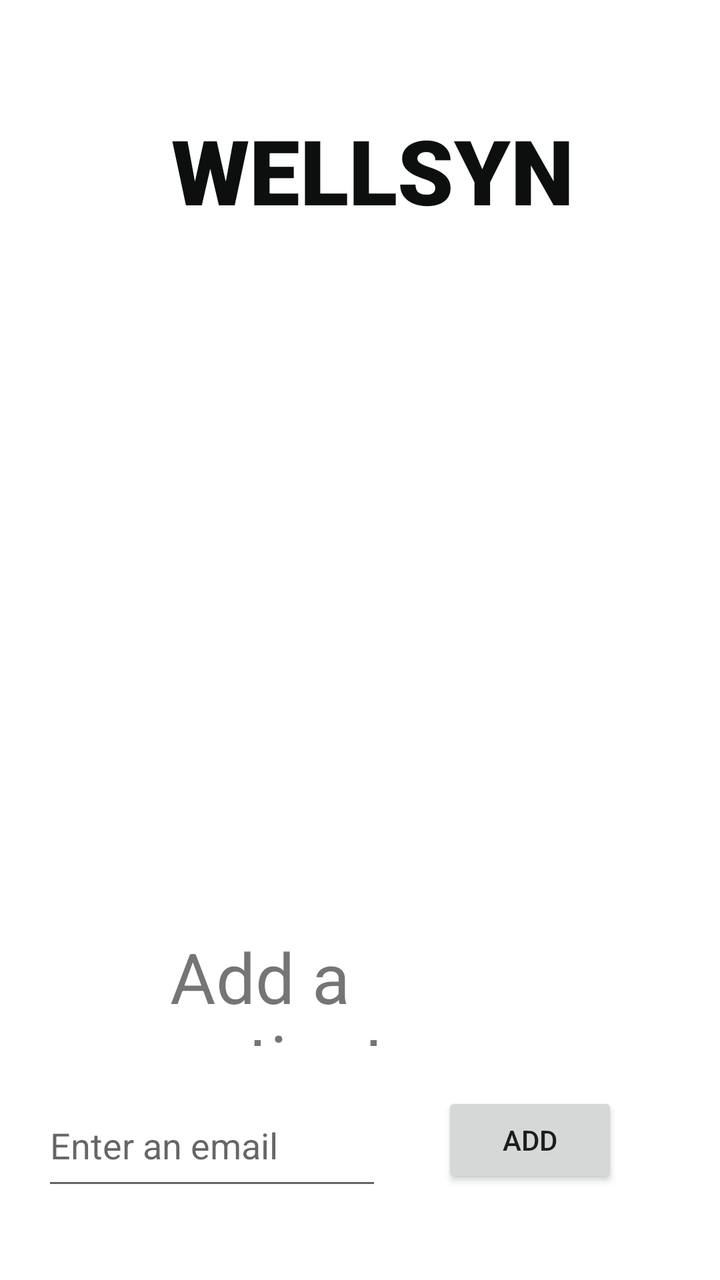
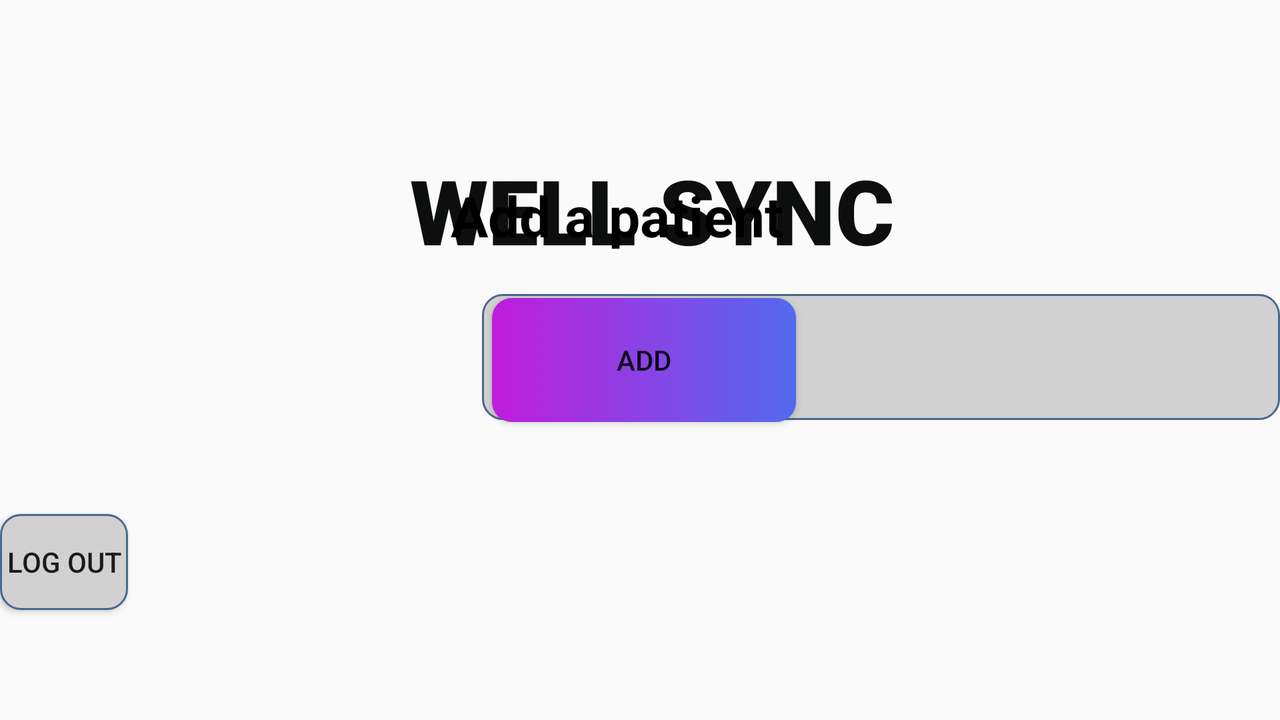

Compare how this app lays out the same screen by default and in its alternative resource folder. The renders come first, then the two layout files and the values they reference.
<!-- AndroidManifest.xml: application theme AppTheme -->
<!-- res/layout/activity_doctor_main.xml -->
<?xml version="1.0" encoding="utf-8"?>
<RelativeLayout xmlns:android="http://schemas.android.com/apk/res/android"
    xmlns:app="http://schemas.android.com/apk/res-auto"
    xmlns:tools="http://schemas.android.com/tools"
    android:layout_width="match_parent"
    android:layout_height="match_parent"
    android:background="@color/colorPrimary">
    <TextView
    android:id="@+id/textView9"
    android:layout_width="262dp"
    android:layout_height="50dp"
    android:layout_alignParentStart="true"
    android:layout_alignParentTop="true"
    android:layout_alignParentEnd="true"
    android:layout_centerHorizontal="true"
    android:layout_marginStart="81dp"
    android:layout_marginTop="55dp"
    android:layout_marginEnd="68dp"
    android:fontFamily="sans-serif-black"
    android:gravity="center"
    android:text="WELLSYNC"
    android:textColor="@color/colorPrimaryDark"
    android:textSize="45sp" />

    <androidx.recyclerview.widget.RecyclerView
        android:id="@+id/patientList"
        android:layout_width="wrap_content"
        android:layout_height="161dp"
        android:layout_above="@+id/textView4"
        android:layout_below="@+id/textView9"
        android:layout_alignParentStart="true"
        android:layout_alignParentEnd="true"
        android:layout_marginStart="10dp"
        android:layout_marginTop="81dp"
        android:layout_marginEnd="11dp"
        android:layout_marginBottom="10dp" />

    <TextView
        android:id="@+id/textView4"
        android:layout_width="239dp"
        android:layout_height="58dp"
        android:layout_above="@+id/patient_email_input"
        android:layout_alignParentStart="true"
        android:layout_alignParentEnd="true"
        android:layout_marginStart="85dp"
        android:layout_marginEnd="86dp"
        android:layout_marginBottom="19dp"
        android:text="Add a patient"
        android:textSize="35dp" />

    <EditText
        android:id="@+id/patient_email_input"
        android:layout_width="wrap_content"
        android:layout_height="58dp"
        android:layout_alignParentStart="true"
        android:layout_alignParentBottom="true"
        android:layout_marginStart="21dp"
        android:layout_marginEnd="30dp"
        android:layout_marginBottom="40dp"
        android:layout_toStartOf="@+id/add_patient"
        android:ems="10"
        android:hint="Enter an email"
        android:inputType="textEmailAddress" />

    <Button
        android:id="@+id/add_patient"
        android:layout_width="wrap_content"
        android:layout_height="wrap_content"
        android:layout_alignParentEnd="true"
        android:layout_alignParentBottom="true"
        android:layout_marginEnd="51dp"
        android:layout_marginBottom="46dp"
        android:text="ADD" />


</RelativeLayout>
<!-- resources referenced by this layout -->
<resources>
  <color name="colorPrimary">#FFFFFF</color>
  <color name="colorPrimaryDark">#0D0E0E</color>
  <style name="AppTheme" parent="Theme.AppCompat.Light.DarkActionBar">
          
          <item name="colorPrimary">@color/colorPrimary</item>
          <item name="colorPrimaryDark">@color/colorPrimaryDark</item>
          <item name="colorAccent">@color/colorAccent</item>
      </style>
  <color name="colorAccent">#3BB66D</color>
</resources>
<!-- res/layout-land/activity_doctor_main.xml (the repository's variant of the layout above) -->
<!-- drawn on the phone turned sideways -->
<?xml version="1.0" encoding="utf-8"?>
<RelativeLayout xmlns:android="http://schemas.android.com/apk/res/android"
    xmlns:app="http://schemas.android.com/apk/res-auto"
    android:layout_width="match_parent"
    android:layout_height="match_parent">

    <TextView
        android:id="@+id/textView9"
        android:layout_width="262dp"
        android:layout_height="50dp"
        android:layout_alignParentStart="true"
        android:layout_alignParentTop="true"
        android:layout_alignParentEnd="true"
        android:layout_centerHorizontal="true"
        android:layout_marginStart="81dp"
        android:layout_marginTop="75dp"
        android:layout_marginEnd="69dp"
        android:fontFamily="sans-serif-black"
        android:gravity="center"
        android:text="@string/app_name"
        android:textColor="@color/colorPrimaryDark"
        android:textSize="45sp" />

    <androidx.recyclerview.widget.RecyclerView
        android:id="@+id/patientList"
        android:layout_width="563dp"
        android:layout_height="512dp"
        android:layout_above="@+id/textView4"
        android:layout_below="@+id/textView9"
        android:layout_alignParentStart="true"
        android:layout_alignParentEnd="true"
        android:layout_marginStart="27dp"
        android:layout_marginTop="81dp"
        android:layout_marginEnd="11dp"
        android:layout_marginBottom="14dp" />

    <TextView
        android:id="@+id/textView4"
        android:layout_width="239dp"
        android:layout_height="58dp"
        android:layout_above="@+id/patient_email_input"
        android:layout_alignParentStart="true"
        android:layout_alignParentEnd="true"
        android:layout_marginStart="74dp"
        android:layout_marginEnd="97dp"
        android:gravity="center_horizontal"
        android:text="Add a patient"
        android:textColor="@color/black"
        android:textSize="28sp"
        android:textStyle="bold" />

    <EditText
        android:id="@+id/patient_email_input"
        android:layout_width="613dp"
        android:layout_height="63dp"
        android:layout_alignParentStart="true"
        android:layout_alignParentBottom="true"
        android:layout_marginStart="241dp"
        android:layout_marginBottom="150dp"
        android:background="@drawable/edittext_bg"
        android:hint="Enter an email"
        android:inputType="textEmailAddress"
        android:padding="12dp"
        android:textStyle="italic" />

    <Button
        android:id="@+id/add_patient"
        android:layout_width="152dp"
        android:layout_height="62dp"
        android:layout_alignParentEnd="true"
        android:layout_alignParentBottom="true"
        android:layout_marginEnd="242dp"
        android:layout_marginBottom="149dp"
        android:background="@drawable/button_bg"
        android:text="ADD" />

    <Button
        android:id="@+id/logout"
        android:layout_width="121dp"
        android:layout_height="48dp"
        android:layout_alignParentEnd="true"
        android:layout_alignParentBottom="true"
        android:layout_centerHorizontal="true"
        android:layout_gravity="center"
        android:layout_marginTop="40dp"
        android:layout_marginEnd="576dp"
        android:layout_marginBottom="55dp"
        android:background="@drawable/edittext_bg"
        android:text="Log Out" />

</RelativeLayout>
<!-- resources referenced by the variant -->
<!-- as the phone turned sideways resolves them -->
<resources>
  <color name="black">#FF000000</color>
  <color name="colorPrimaryDark">#0D0E0E</color>
  <!-- drawable button_bg (drawable) -->
  <?xml version="1.0" encoding="utf-8"?>
  <selector xmlns:android="http://schemas.android.com/apk/res/android">
      <item>
          <shape android:shape="rectangle">
              <corners android:radius="10dp"/>
              <gradient
                  android:startColor="@color/medication_stat"
                  android:endColor="@color/medication_end"/>
          </shape>
      </item>
  </selector>
  <!-- drawable edittext_bg (drawable) -->
  <?xml version="1.0" encoding="utf-8"?>
  <selector xmlns:android="http://schemas.android.com/apk/res/android">
  <item>
      <shape android:shape="rectangle">
          <solid android:color="#D1D1D1"/>
          <corners android:radius="10dp"/>
          <stroke android:color="#49688D" android:width="1dp"/>
  
  
      </shape>
  </item>
  </selector>
  <string name="app_name">WELL SYNC</string>
  <style name="AppTheme" parent="Theme.AppCompat.Light.DarkActionBar">
          
          <item name="colorPrimary">@color/colorPrimary</item>
          <item name="colorPrimaryDark">@color/colorPrimaryDark</item>
          <item name="colorAccent">@color/colorAccent</item>
      </style>
  <color name="medication_stat">#C11CDD</color>
  <color name="medication_end">#526AEE</color>
  <color name="colorPrimary">#FFFFFF</color>
  <color name="colorAccent">#3BB66D</color>
</resources>
